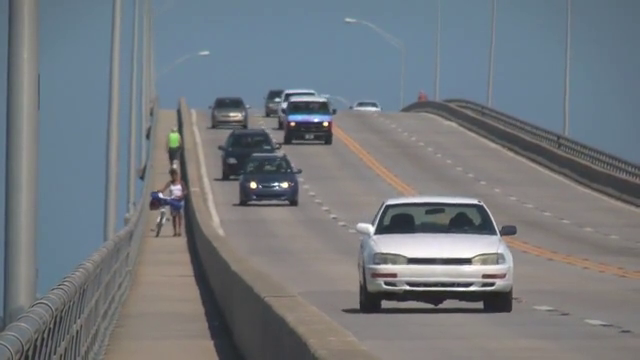
#> input picture frame 91 of data/slow_traffic_small.mp4, 640 x 360 px
$ python 02_getting_started_videos.py
#> lines starting #> are read from the running program, lines starting #| are printed output that depends on the picture
import cv2
import numpy as np

cap = cv2.VideoCapture('./data/slow_traffic_small.mp4')
# cap = cv2.VideoCapture(0)  # file or 'number' for cameras

fourcc = cv2.VideoWriter_fourcc(*'XVID')

# name , ___, frames per seconds, size
out = cv2.VideoWriter('output.avi', fourcc, 20.0, (640, 480))

while (cap.isOpened()):
    ret, frame = cap.read()
#> frame is the input picture: shape (360, 640, 3); mean B, G, R 126.6, 121.2, 115.7
    if ret:
        out.write(frame)  # save video
        # print(cap.get(cv2. CAP_PROP_FRAME_WIDTH))
        # print(cap.get(cv2. CAP_PROP_FRAME_HEIGHT))

        gray = cv2.cvtColor(frame, cv2.COLOR_BGR2GRAY)  # grayscale video
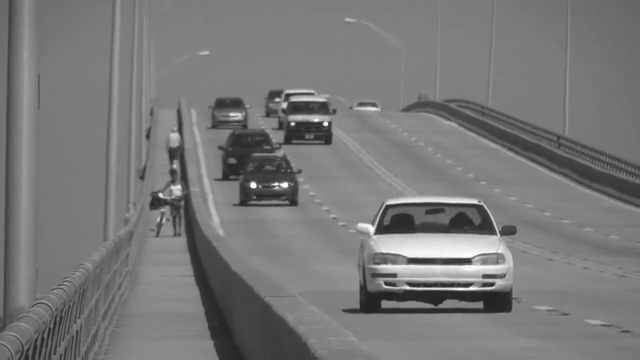
#> gray: shape (360, 640); min 30, max 255, mean 120.1
        cv2.imshow('frame', np.flip(frame, 1))  # flip to mirror video
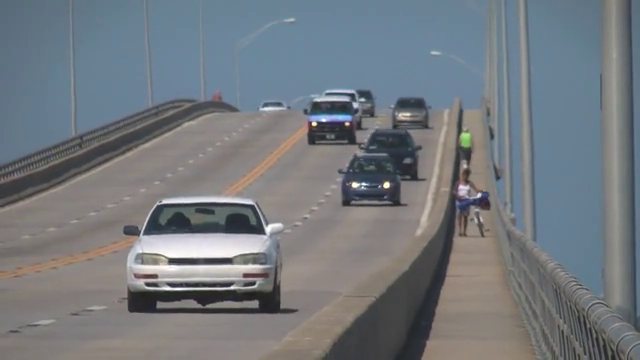
#> window 'frame': shape (360, 640, 3); mean B, G, R 126.6, 121.2, 115.7

        if cv2.waitKey(1) & 0XFF == ord('q'):
#> (key q is pressed here)
            break
    else:
        break

cap.release()
out.release()
cv2.destroyAllWindows()

$ run again, starting later in the video
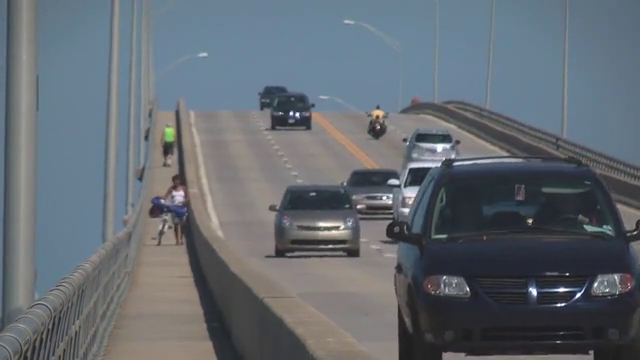
#> input picture frame 411 of data/slow_traffic_small.mp4, 640 x 360 px
#> frame is the input picture: shape (360, 640, 3); mean B, G, R 113.8, 106.6, 99.3
#> `gray = cv2.cvtColor(frame, cv2.COLOR_BGR2GRAY)`:
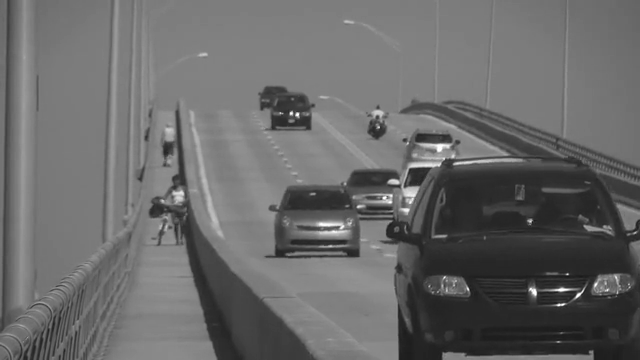
#> gray: shape (360, 640); min 22, max 255, mean 105.2
#> `cv2.imshow('frame', np.flip(frame, 1))`:
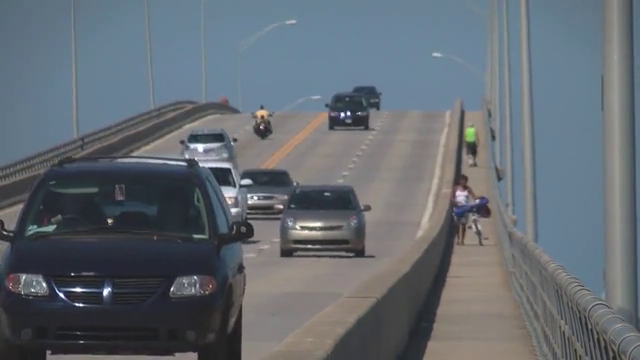
#> window 'frame': shape (360, 640, 3); mean B, G, R 113.8, 106.6, 99.3

$ run again, starting later in the video
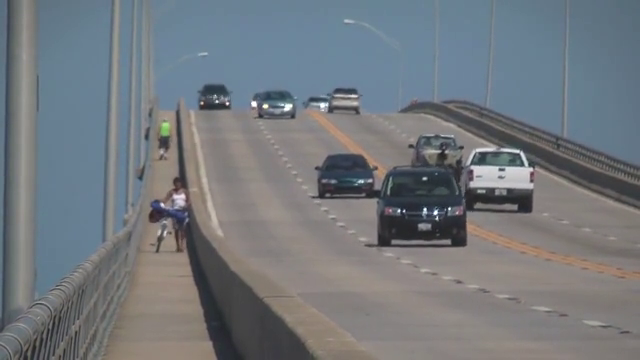
#> input picture frame 731 of data/slow_traffic_small.mp4, 640 x 360 px
#> frame is the input picture: shape (360, 640, 3); mean B, G, R 125.5, 120.3, 115.1
#> `gray = cv2.cvtColor(frame, cv2.COLOR_BGR2GRAY)`:
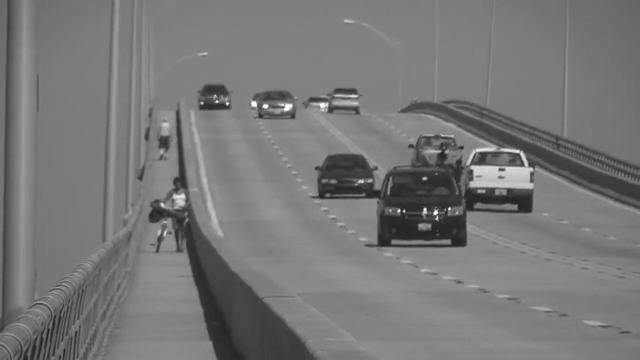
#> gray: shape (360, 640); min 32, max 255, mean 119.3
#> `cv2.imshow('frame', np.flip(frame, 1))`:
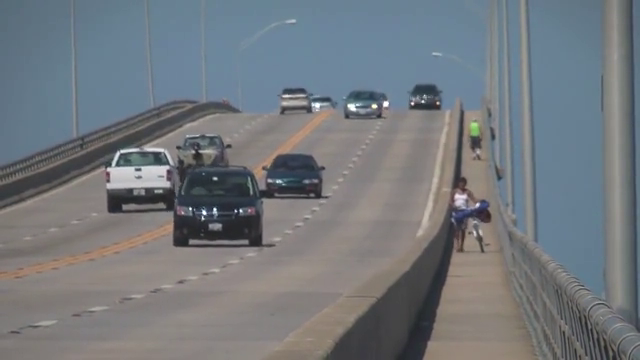
#> window 'frame': shape (360, 640, 3); mean B, G, R 125.5, 120.3, 115.1
